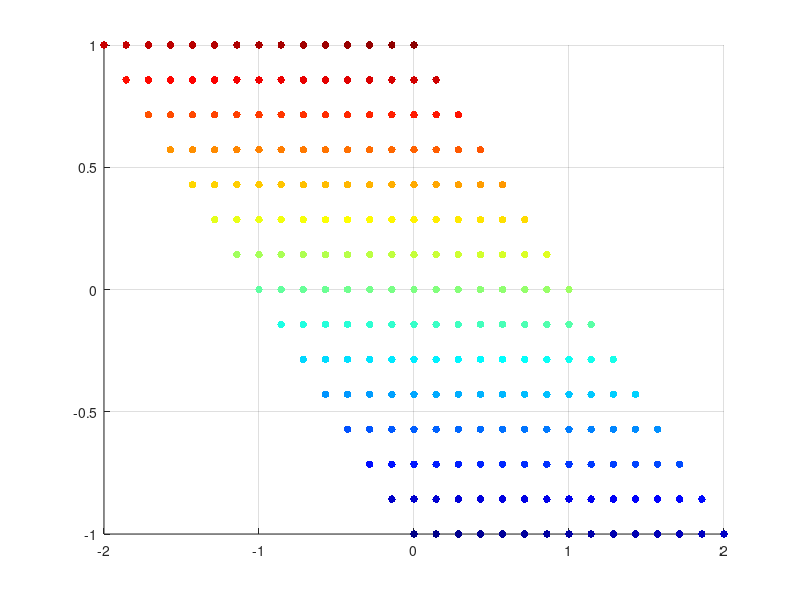

The MATLAB source for this figure: (Note: this script raises an error after producing the figure.)
clear; close all; clc;
% original source: https://angeloyeo.github.io/

A = [3 1
     0 2];

%% animation
n_steps = 100;
step_mtx = eye(2);
[x, y] = ndgrid(linspace(-1, 1, 15));
x = x - y;
% x = x(:,8);
% y = y(:,8);
% x = x(8,:);
% y = y(8,:);


if length(A) < 3
    A = [A, zeros(2, 1)
         zeros(1, 2), 1];
end

Axy = A(1:2, :)*[x(:), y(:), ones(numel(x), 1)]';
lim_range = 1.5*max(abs(Axy(:)))*[-1, 1];

dot_colors = jet(length(x(:)));

figure, hold on,
h = scatter(x(:), y(:),30,dot_colors,'filled');
if abs(det(A(1:2, 1:2)) + 1) <= eps
    % in case of reflection, draw symm line
    fplot(@(x) tan(acos(A(1,1))/2)*x, '--', Color=[.5, .5, .5])
elseif rank(A(1:2, 1:2)) < 2
    % in case of projection, draw onto where points are projected
    fimplicit(@(x, y) A(1, 1:2)*[-y; x], '--', Color=[.5, .5, .5])
end

grid on;
set_xy_graph
axis([lim_range, lim_range])
pause;
for i = (0:n_steps)/n_steps
    dist = (1 - cos(i*pi))/2;
    step_mtx = (A - eye(3))*dist;
    
    new_xy = (eye(3) + step_mtx)*[x(:), y(:), ones(numel(x), 1)]';
    h.XData = new_xy(1,:);
    h.YData = new_xy(2,:);
    pause(0.01);
end